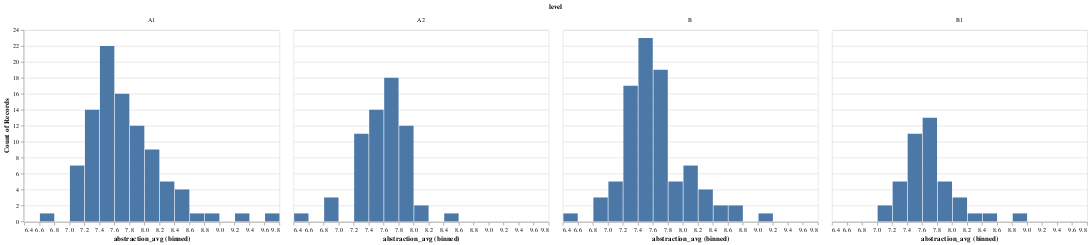

Source (notebook cell):
### Code cell
alt.Chart(level_da_df).mark_bar().encode(x = alt.X('abstraction_avg', bin = alt.Bin(maxbins = 30)), y = 'count()').facet('level')

### Figure 1 — Vega-Lite specification as saved in the notebook (floating-point values rounded to 4 significant figures; data arrays with more than 128 entries replaced by an {"elided": "..."} marker saying what was removed)
{"$schema": "https://vega.github.io/schema/vega-lite/v4.8.1.json", "config": {"view": {"continuousHeight": 300, "continuousWidth": 400}}, "data": {"name": "data-a86563a39a158ef8e718ec6d74f65fc9"}, "datasets": {"data-a86563a39a158ef8e718ec6d74f65fc9": {"elided": "287 records"}}, "facet": {"field": "level", "type": "nominal"}, "spec": {"encoding": {"x": {"bin": {"maxbins": 30}, "field": "abstraction_avg", "type": "quantitative"}, "y": {"aggregate": "count", "type": "quantitative"}}, "mark": "bar"}}
